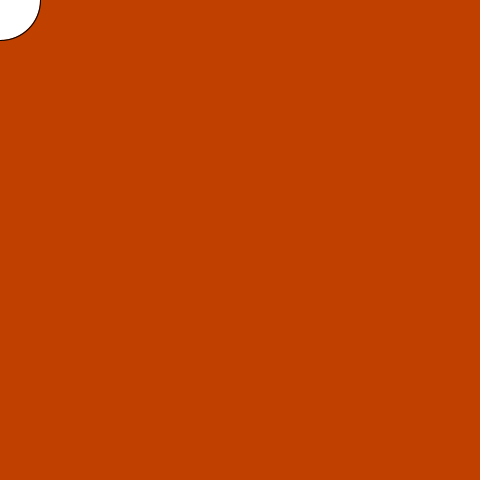
Frame 1 (no input)
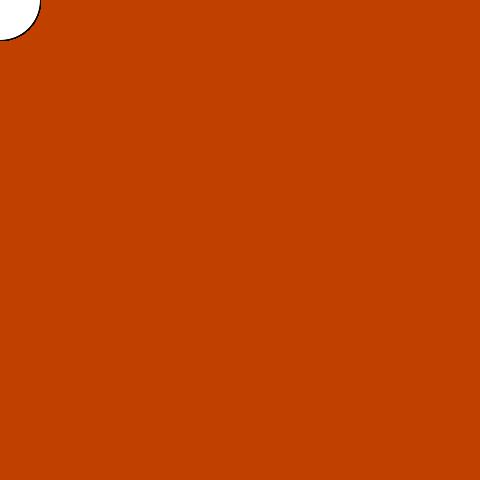
Frame 60 (the mouse pressed at the canvas centre just before this capture)
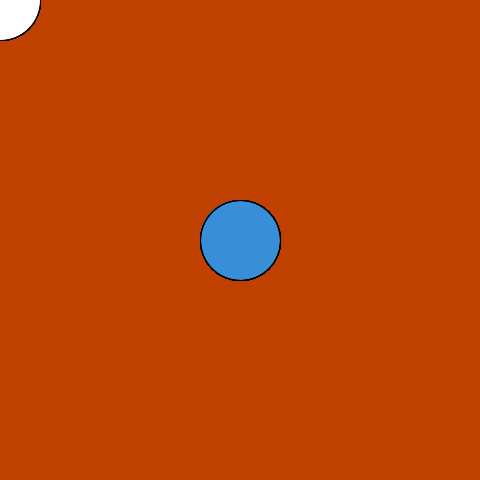
Frame 120 (the mouse held since frame 60 and released just before this capture)

The Processing sketch that drew these frames (run headless with seeded random() and noise(); from frame 60 on, the mouse is pressed at the canvas centre):

// Processing sketch: _4x
// ── _4x.pde
int r, g, b;

void setup() {
 size(480, 480);
 background(192, 64, 0);
}

void draw() {
 checkValues();
 if (mousePressed) {
    r += 1;  
    g -= 2;
    b += random(4) - 2;
    fill(r, g, b, 64);
 } // else fill(255);
 
 ellipse(mouseX, mouseY, 80, 80); 
}

void checkValues() {
 if (r > 255) r = 0;
 
 if (g < 0) g = 255;
 
 if (b > 255) b = 0;
 if (b < 0) b = 255;
}
